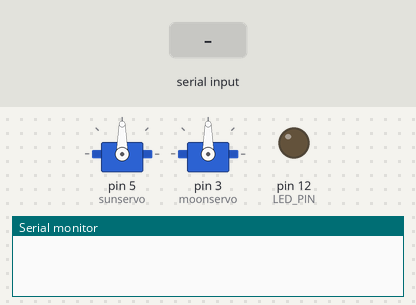
Bench run of a sketch on a simulated Arduino Uno, built with avr-gcc and run on an emulated ATmega328P. Shown: 2 × servo, output pins drawn as LEDs (lit = HIGH), the last lines printed to the serial monitor. The inputs (shaded band) are chosen by the test bench.

Above: at 1.2 s.
1.3 s: "90,45\n" received over Serial
At 2.0 s:
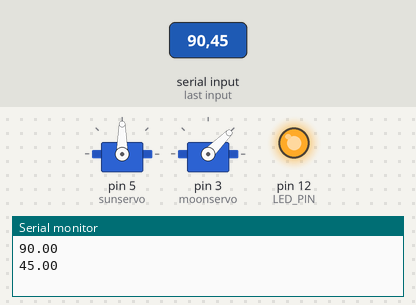
2.8 s: "30,150\n" received over Serial
At 3.3 s:
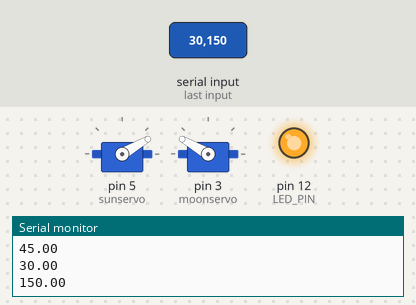
4.3 s: "1,90\n" received over Serial
At 5.4 s:
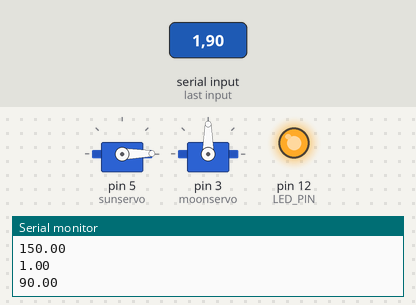
Timing chart, 0 to 7.3 s (numbered marks = the images above; inputs shaded):
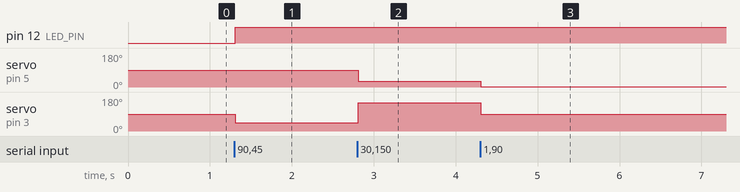

The sketch:

clockservo.ino
```cpp
#include <Servo.h>
#define LED_PIN 12

Servo sunservo;
Servo moonservo;

void setup() {
  // put your setup code here, to run once:
  Serial.begin(9600);
  sunservo.attach(5);
  moonservo.attach(3);
  pinMode(LED_PIN, OUTPUT);
}

void loop() {
  // put your main code here, to run repeatedly:
  int val;

  if (Serial.available() > 0) {
    String inputString = Serial.readStringUntil('\n');
    // two positions, first for sun servo second for moon servo
    int delimPos = inputString.indexOf(',');
    if (delimPos != -1) {
      String sunstr = inputString.substring(0, delimPos);
      String moonstr = inputString.substring(delimPos + 1);

    float sunPos = sunstr.toFloat();
    float moonPos = moonstr.toFloat();
      if (sunPos >= 0 && sunPos <= 180 && moonPos >= 0 && moonPos <= 180) {
      Serial.println(sunPos);
      Serial.println(moonPos);
      sunservo.write(sunPos);
      moonservo.write(moonPos);
    }

      // set LED to be on if it is day time. else, off
    if (sunPos < 180) {
        digitalWrite(LED_PIN, HIGH);
    } else {
        digitalWrite(LED_PIN, LOW);
    }
    }
  }
  delay(10);
}
```

Measured:
- after the input at 1.3 s, pin 12 (LED_PIN): LOW → HIGH at once; servo on pin 3 (moonservo): 90° → 45° at once
- after the input at 2.8 s, servo on pin 5 (sunservo): 90° → 30° at once; servo on pin 3 (moonservo): 45° → 150° at once
- after the input at 4.3 s, servo on pin 5 (sunservo): 30° → 1° at once; servo on pin 3 (moonservo): 150° → 90° at once
